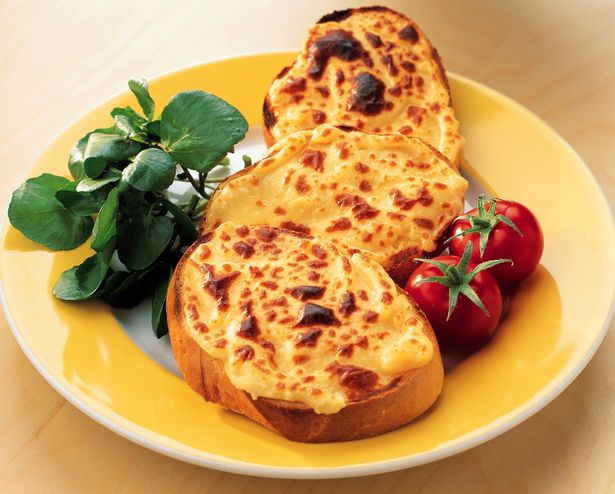
#> input picture a1.jpg, 615 x 494 px
$ python kmeansImage.py
#> lines starting #> are read from the running program, lines starting #| are printed output that depends on the picture
#!/usr/bin/env python3
# -*- coding: utf-8 -*-
"""
Created on Wed Feb  6 22:39:50 2019

@author: aylin
"""

import cv2
import numpy as np
from sklearn.cluster import KMeans
import matplotlib.pyplot as plt

im = cv2.imread("a1.jpg")
#> im is the input picture: shape (494, 615, 3); mean B, G, R 93.9, 154.2, 198.9
im = im[::, ::, ::-1] # BGR -> RGB

im = cv2.GaussianBlur(im, (27, 27), 3)
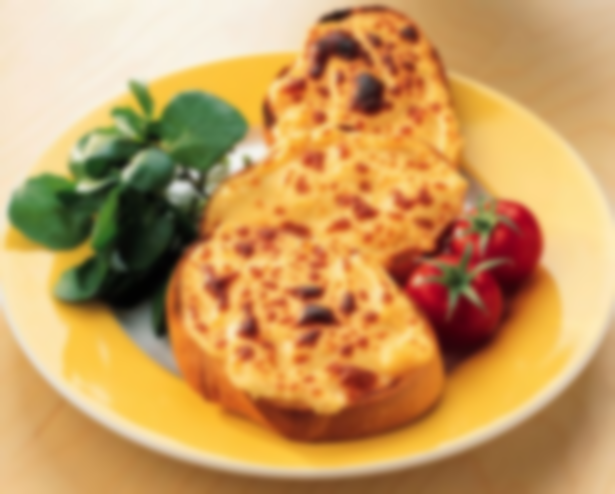
#> im: shape (494, 615, 3); mean R, G, B 198.9, 154.2, 93.9

h = im.shape[0] # height
#> h = 494
w = im.shape[1] # width
#> w = 615
xx, yy = np.meshgrid(np.arange(w), np.arange(h)) # coordinate matrix
xx = np.expand_dims(xx, axis=2) # h * w * 1 array


yy = np.expand_dims(yy, axis=2)

data = np.concatenate((im, xx, yy), axis=2) # arrays to h * w * 5
# print data.shape

# normalization (x - mean) / std
data_ = np.reshape(data, [-1, data.shape[-1]])
data_ = (data_ - data_.mean(axis=0)) / data_.std(axis=0)


data_[::, -1] *= 0.3
data_[::, -2] *= 0.3


cluster_sizes = [3, 4, 5]

plt.subplot(1, 1+len(cluster_sizes), 1)
plt.imshow(im)
for i, cs in enumerate(cluster_sizes):
    cls = KMeans(n_clusters=cs)
    res = cls.fit_predict(data_)
    res = np.reshape(res, [data.shape[0], data.shape[1]])

    plt.subplot(1, 1 + len(cluster_sizes), i+2 )
    plt.imshow(res, cmap="Spectral")
#> this loop made 3 passes
#> pass 1, `res = np.reshape(res, [data.shape[0], data.shape[1]])`:
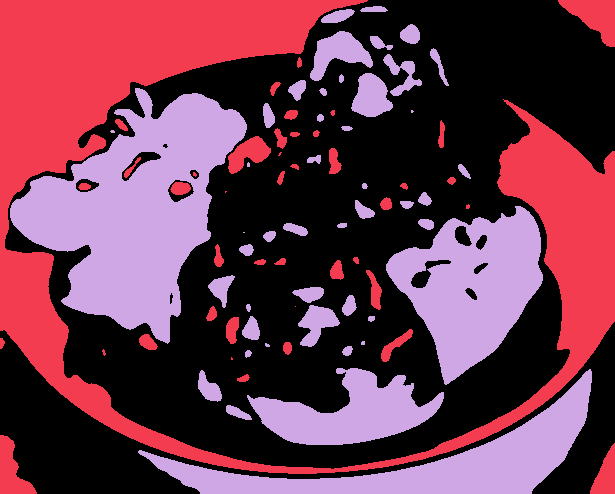
#> res: shape (494, 615) int32; 3 distinct labels, from 0 to 2; one colour per label, 0 black
#> pass 2, `res = np.reshape(res, [data.shape[0], data.shape[1]])`:
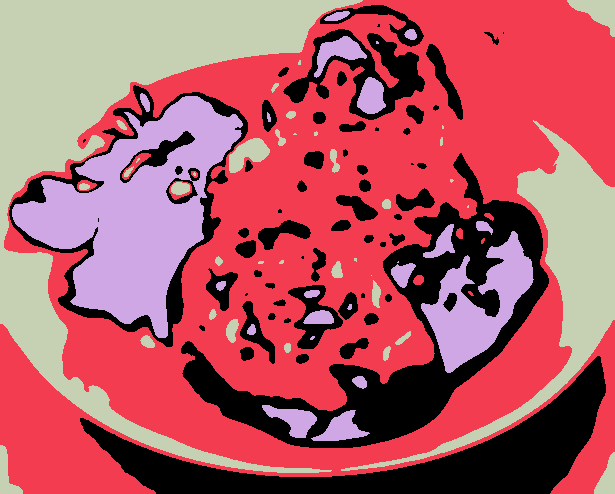
#> res: shape (494, 615) int32; 4 distinct labels, from 0 to 3; one colour per label, 0 black
#> pass 3, `res = np.reshape(res, [data.shape[0], data.shape[1]])`:
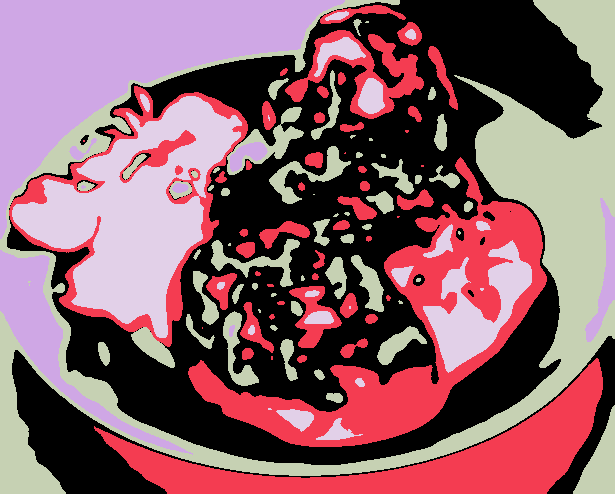
#> res: shape (494, 615) int32; 5 distinct labels, from 0 to 4; one colour per label, 0 black
plt.show()
